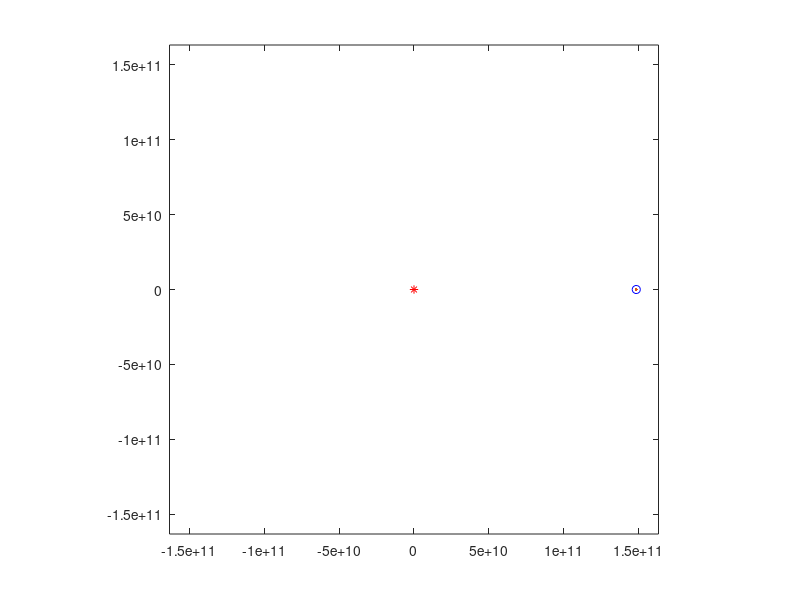

Here is the MATLAB script that generated this plot: (Note: this script raises an error after producing the figure.)
G=6.6743e-11;
R=6.371e6;
m_jupiter=1.898e27;
des=1.4827e11;
tmax=365.25*24*60*60*7;
clockmax=1000;
dt=tmax/clockmax;
xsave = zeros(1,clockmax);
ysave = zeros(1,clockmax);
tsave = zeros(1,clockmax);
x=des; % distance from Jupiter to Earth
y=0; % Earth and Jupiter are assumed to be in the same plane
r=sqrt(x^2+y^2);
u=-0.7*sqrt(G*m_jupiter/r); % velocity towards Jupiter
v=sqrt(G*m_jupiter/r); % perpendicular velocity for an orbit
center = [0 0];

radius = des/2;
numPoints = 10000;
theta = linspace(0, 2*pi, numPoints);
Cx = center(1) + radius*cos(theta);
Cy = center(2) + radius*sin(theta);

plot(0,0,'r*');
hold on;
plot(Cx, Cy);
hold on;
hp=plot(x,y,'bo'); %Plot the blue colored circle markers
htrail=plot(x,y);
axis(1.1*[-des,des,-des,des]);
axis equal;
axis manual;

for clock=1:clockmax
    t=clock*dt;
    r=sqrt(x^2+y^2);
    if(r>0.7*des)
        u=u-dt*G*m_jupiter*x/r^3;
        v=v-dt*G*m_jupiter*y/r^3;
        x=x+dt*u;
        y=y+dt*v;
        r=sqrt(x^2+y^2);
        tsave(clock)=t;
        xsave(clock)=x;
        ysave(clock)=y;

        if(mod(clock,10)==0)
            hp.XData = x;
            hp.YData = y;
            htrail.XData=xsave(1:clock);
            htrail.YData=ysave(1:clock);
            drawnow;
        end
    end %end if
end

plot(0,0,'r*',xsave,ysave)
